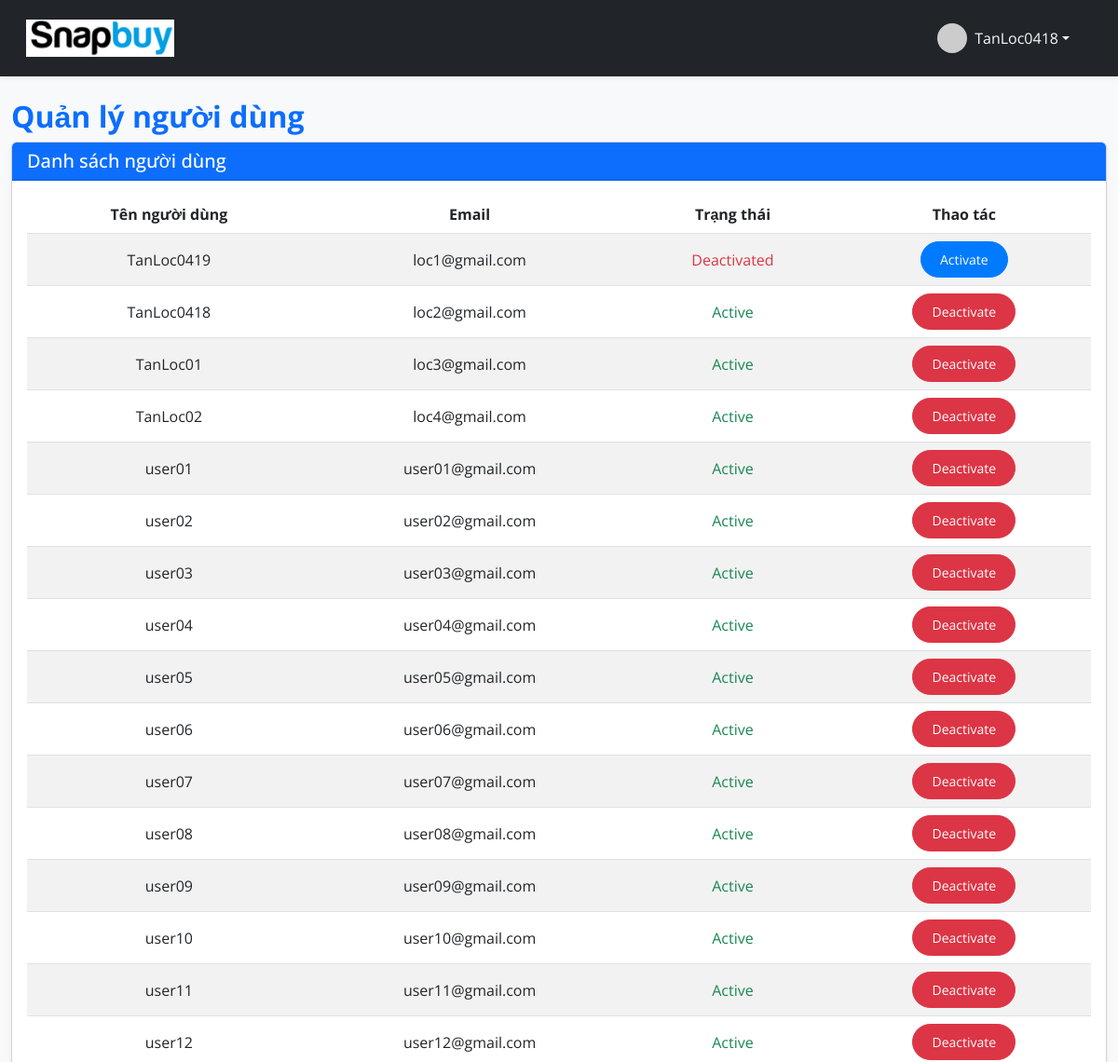
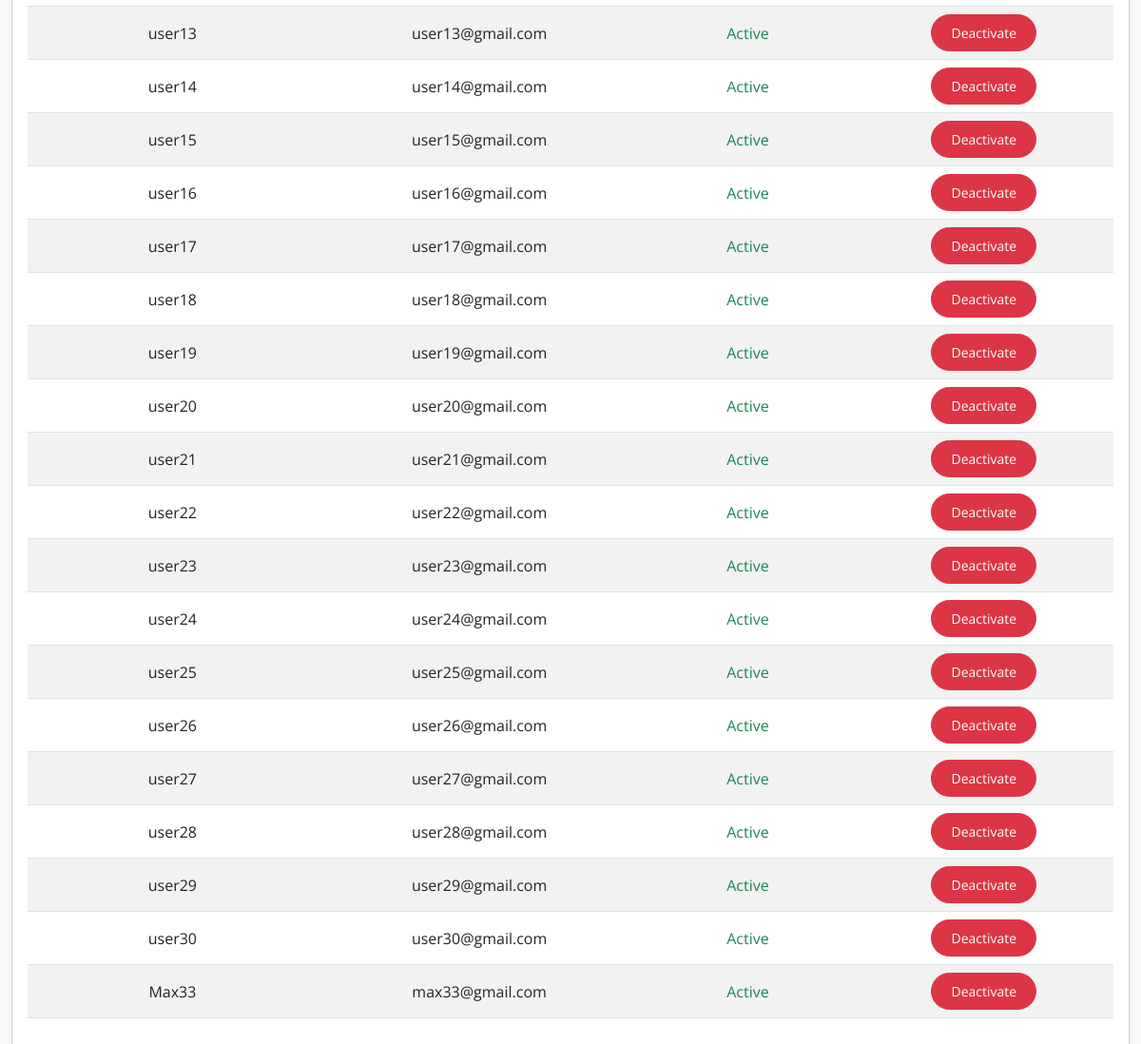
/admin/users (signed in), run on the app's committed database (2 pictures, top to bottom).
### market/models.py (models this page shows, shortened)
class User(db.Model, UserMixin):
    id = db.Column(db.Integer(), primary_key=True)
    username = db.Column(db.String(length=30), nullable=False, unique=True)
    email = db.Column(db.String(length=50), nullable=False, unique=True)
    password_hash = db.Column(db.String(length=60), nullable=False)
    is_active = db.Column(db.Boolean(), default=True)
    role = db.Column(db.String(length=20), default='user')
    items = db.relationship('Item', backref='owner', lazy=True)
    created_at = db.Column(db.DateTime(), default=datetime.datetime.utcnow)
    @property
    def password(self):
        raise AttributeError("Password is write-only.")

### market/routes.py (the view)
@app.route('/admin/users')
@login_required
def manage_users():
    users = User.query.all()
    return render_template('admin/user_management.html', users=users)

### market/models.py (called while the page is built)
@login_manager.user_loader
def load_user(user_id):
    return User.query.get(int(user_id))

### market/routes.py (called while the page is built)
@app.context_processor
def inject_cart_quantity():
    cart = session.get('cart', {})
    total_items = sum(cart.values())
    return dict(cart_quantity=total_items)

### market/templates/admin/user_management.html (shortened to what this page needs)
{% extends 'base_admin.html' %}
{% block content %}
            <div class="container-fluid py-4">
                <h2 class="text-primary fw-bold">Quản lý người dùng</h2>
                <div class="card shadow-sm">
                    <div class="card-header bg-primary text-white">
                        <h5 class="mb-0">Danh sách người dùng</h5>
                    </div>
                    <div class="card-body">
                        <div class="table-responsive">
                            <table class="table table-striped table-hover">
                                <thead class="thead-dark">
                                    <tr>
                                        <th scope="col" class="text-center">Tên người dùng</th>
                                        <th scope="col" class="text-center">Email</th>
                                        <th scope="col" class="text-center">Trạng thái</th>
                                        <th scope="col" class="text-center">Thao tác</th>
                                    </tr>
                                </thead>
                                <tbody>
                                    {% for user in users %}
                                    <tr>
                                        <td class="align-middle text-center">{{ user.username }}</td>
                                        <td class="align-middle text-center">{{ user.email }}</td>
                                        <td class="align-middle text-center">
                                            <span class="{{ 'text-success' if user.is_active else 'text-danger' }}">
                                                {{ 'Active' if user.is_active else 'Deactivated' }}
                                            </span>
                                        </td>
                                        <td class="align-middle text-center">
                                            <form action="{{ url_for('toggle_user_status', user_id=user.id) }}" method="POST" style="display:inline;">
                                                {% if user.is_active %}
                                                    <button type="submit" class="btn btn-danger btn-sm">Deactivate</button>
                                                {% else %}
                                                    <button type="submit" class="btn btn-primary btn-sm">Activate</button>
                                                {% endif %}
                                            </form>
                                        </td>
                                    </tr>
                                    {% endfor %}
                                </tbody>
                            </table>
                        </div>
                    </div>
                </div>
            </div>
{% endblock %}

### market/templates/base_admin.html (shortened to what this page needs)
<!DOCTYPE html>
<html lang="en">
<head>
    <link href="https://cdn.jsdelivr.net/npm/bootstrap@5.3.0/dist/css/bootstrap.min.css" rel="stylesheet">
    <link href="https://cdn.jsdelivr.net/npm/bootstrap-icons@1.10.5/font/bootstrap-icons.css" rel="stylesheet">
    <link rel="stylesheet" href="{{ url_for('static', filename='css/style.css') }}">
</head>
<body class="bg-light">
    <nav class="navbar navbar-expand-lg navbar-dark bg-dark shadow-sm">
        <div class="container-fluid">
            <a class="navbar-brand" href="{{ url_for('dashboard_page') }}">
                <img src="{{ url_for('static', filename='images/logo.png') }}" alt="SnapBuy Logo" style="height: 40px;" class="me-2">
            </a>
            <div class="collapse navbar-collapse" id="navbarNav">
                {% if current_user.is_authenticated %}
                    <ul class="navbar-nav ms-auto">
                        <li class="nav-item dropdown">
                            <a class="nav-link dropdown-toggle d-flex align-items-center" href="#" id="navbarProfileDropdown" role="button" data-bs-toggle="dropdown" aria-expanded="false">
                                <img src="https://ui-avatars.com/api/?name={{ current_user.username | urlencode }}&background=0d6efd&color=fff&bold=true" class="rounded-circle me-2" width="32" height="32" alt="Avatar">
                                <span class="text-light">{{ current_user.username }}</span>
                            </a>
                        </li>
                    </ul>
                {% endif %}
            </div>
        </div>
    </nav>
    {% block content %}
    {% endblock %}
    </body>
</html>

### market/static/css/style.css (style rules this page uses)
body { font-family: 'Open Sans', sans-serif; background-color: #f8f9fa; transition: all 0.3s ease; }
.navbar { background-color: #000; padding: 1rem; }
.nav-link { color: #fff !important; margin-right: 1rem; transition: color 0.3s ease; position: relative; }
.btn { border-radius: 20px; transition: all 0.3s ease; padding: 8px 20px; }
.btn-primary { background-color: #007bff; border-color: #007bff; }

### data on the page
User: username "TanLoc0418", email "loc2@gmail.com", is_active "Active", shows "Deactivate"
User: username "TanLoc0419", email "loc1@gmail.com", is_active "Deactivated", shows "Activate"
User: username "TanLoc01", email "loc3@gmail.com", is_active "Active", shows "Deactivate"
User: username "TanLoc02", email "loc4@gmail.com", is_active "Active", shows "Deactivate"
User: username "user01", email "user01@gmail.com", is_active "Active", shows "Deactivate"
User: username "user02", email "user02@gmail.com", is_active "Active", shows "Deactivate"
User: username "user03", email "user03@gmail.com", is_active "Active", shows "Deactivate"
User: username "user04", email "user04@gmail.com", is_active "Active", shows "Deactivate"
User: username "user05", email "user05@gmail.com", is_active "Active", shows "Deactivate"
User: username "user06", email "user06@gmail.com", is_active "Active", shows "Deactivate"
User: username "user07", email "user07@gmail.com", is_active "Active", shows "Deactivate"
User: username "user08", email "user08@gmail.com", is_active "Active", shows "Deactivate"
User: username "user09", email "user09@gmail.com", is_active "Active", shows "Deactivate"
User: username "user10", email "user10@gmail.com", is_active "Active", shows "Deactivate"
User: username "user11", email "user11@gmail.com", is_active "Active", shows "Deactivate"
User: username "user12", email "user12@gmail.com", is_active "Active", shows "Deactivate"
User: username "user13", email "user13@gmail.com", is_active "Active", shows "Deactivate"
User: username "user14", email "user14@gmail.com", is_active "Active", shows "Deactivate"
User: username "user15", email "user15@gmail.com", is_active "Active", shows "Deactivate"
User: username "user16", email "user16@gmail.com", is_active "Active", shows "Deactivate"
User: username "user17", email "user17@gmail.com", is_active "Active", shows "Deactivate"
User: username "user18", email "user18@gmail.com", is_active "Active", shows "Deactivate"
User: username "user19", email "user19@gmail.com", is_active "Active", shows "Deactivate"
User: username "user20", email "user20@gmail.com", is_active "Active", shows "Deactivate"
User: username "user21", email "user21@gmail.com", is_active "Active", shows "Deactivate"
User: username "user22", email "user22@gmail.com", is_active "Active", shows "Deactivate"
User: username "user23", email "user23@gmail.com", is_active "Active", shows "Deactivate"
User: username "user24", email "user24@gmail.com", is_active "Active", shows "Deactivate"
User: username "user25", email "user25@gmail.com", is_active "Active", shows "Deactivate"
User: username "user26", email "user26@gmail.com", is_active "Active", shows "Deactivate"
User: username "user27", email "user27@gmail.com", is_active "Active", shows "Deactivate"
User: username "user28", email "user28@gmail.com", is_active "Active", shows "Deactivate"
User: username "user29", email "user29@gmail.com", is_active "Active", shows "Deactivate"
User: username "user30", email "user30@gmail.com", is_active "Active", shows "Deactivate"
User: username "Max33", email "max33@gmail.com", is_active "Active", shows "Deactivate"
